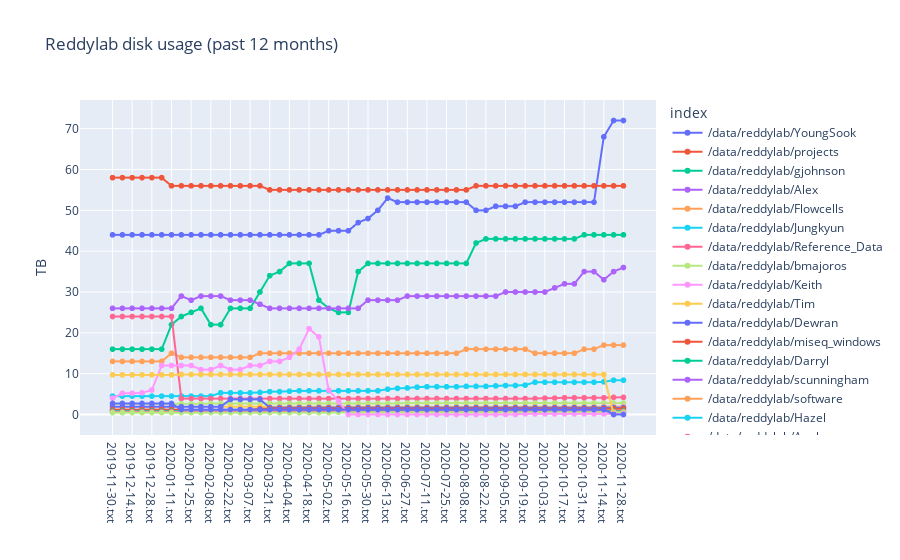

Source (notebook cell):
### Markdown cell above
### HARDAC disk usage over time

### Code cell
# Plot with plotly
fig = px.scatter(res_melted, 
              x="variable", 
              y="value",
              color='index',
              title='Reddylab disk usage (past %d months)' % number_of_last_months)
fig.update_layout(xaxis_title = '', yaxis_title = 'TB')
for ii in range(len(fig.data)):
    fig.data[ii].update(mode='markers+lines')
fig.show()
